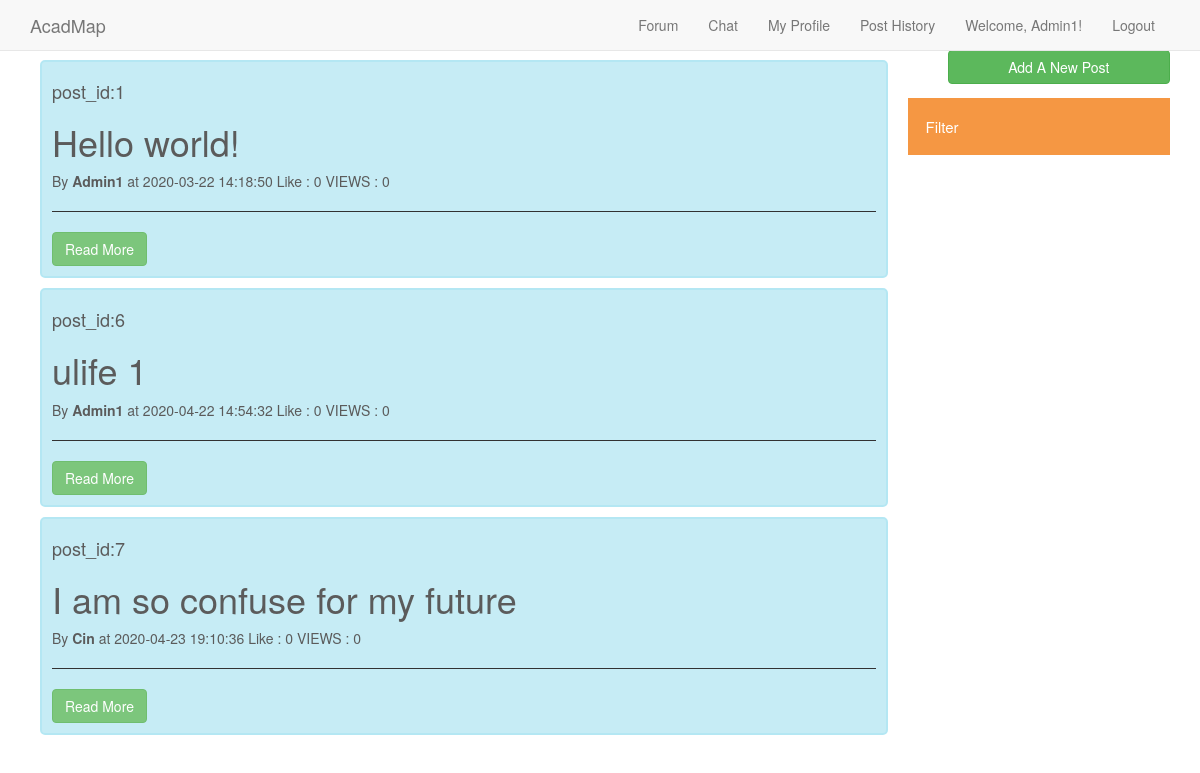
Page /forum_related/forum.php (signed in) on the committed database.
### tables this page shows
CREATE TABLE `forum` (
  `post_id` int(8) UNSIGNED NOT NULL,
  `post_title` varchar(128) NOT NULL,
  `post_date` timestamp NOT NULL DEFAULT current_timestamp(),
  `author_id` int(8) UNSIGNED NOT NULL,
  `author_name` varchar(16) NOT NULL,
  `category` varchar(16) DEFAULT NULL,
  `like_number` int(8) UNSIGNED DEFAULT 0,
  `view_number` int(8) UNSIGNED NOT NULL DEFAULT 0
);

### forum_related/FetchPost.php (the view)
<?php foreach($postinfo as $key => $post){?>
  <div id="post_id" class="containers" onclick="pagetrans()">
    <h4><?php echo "post_id:" . $post["post_id"]; ?></h4>
    <p><h1><?php echo $post["post_title"];?></h1></p>
    <p>By <strong> <?php echo $post["author_name"];?> </strong> at <?php echo $post["post_date"];?> <?php echo "Like : " . $post["like_number"]; echo " VIEWS : " . $post["view_number"];?></p><hr>
    <a href="post.php?post_id=<?= $post['post_id'] ?>" class="btn btn-success">Read More</a>
  </div>
<?php }?>

### css/main.css (style rules this page uses)
body { padding-top: 50px; }
.containers { border: 2px solid #A2E2F1; background-color: #B8E8F3; border-radius: 5px; padding: 10px; width: 100%; margin: 10px 10px; opacity: 0.8; }
hr { border-color: #000000; }

### rows in the picture
forum: post_id "1", post_title "Hello world!", author_name "Admin1", post_date "2020-03-22 14:18:50", like_number "0", view_number "0"
forum: post_id "6", post_title "ulife 1", author_name "Admin1", post_date "2020-04-22 14:54:32", like_number "0", view_number "0"
forum: post_id "7", post_title "I am so confuse for my future", author_name "Cin", post_date "2020-04-23 19:10:36", like_number "0", view_number "0"

### other values in the picture
$_SESSION['username'] "Admin1"
